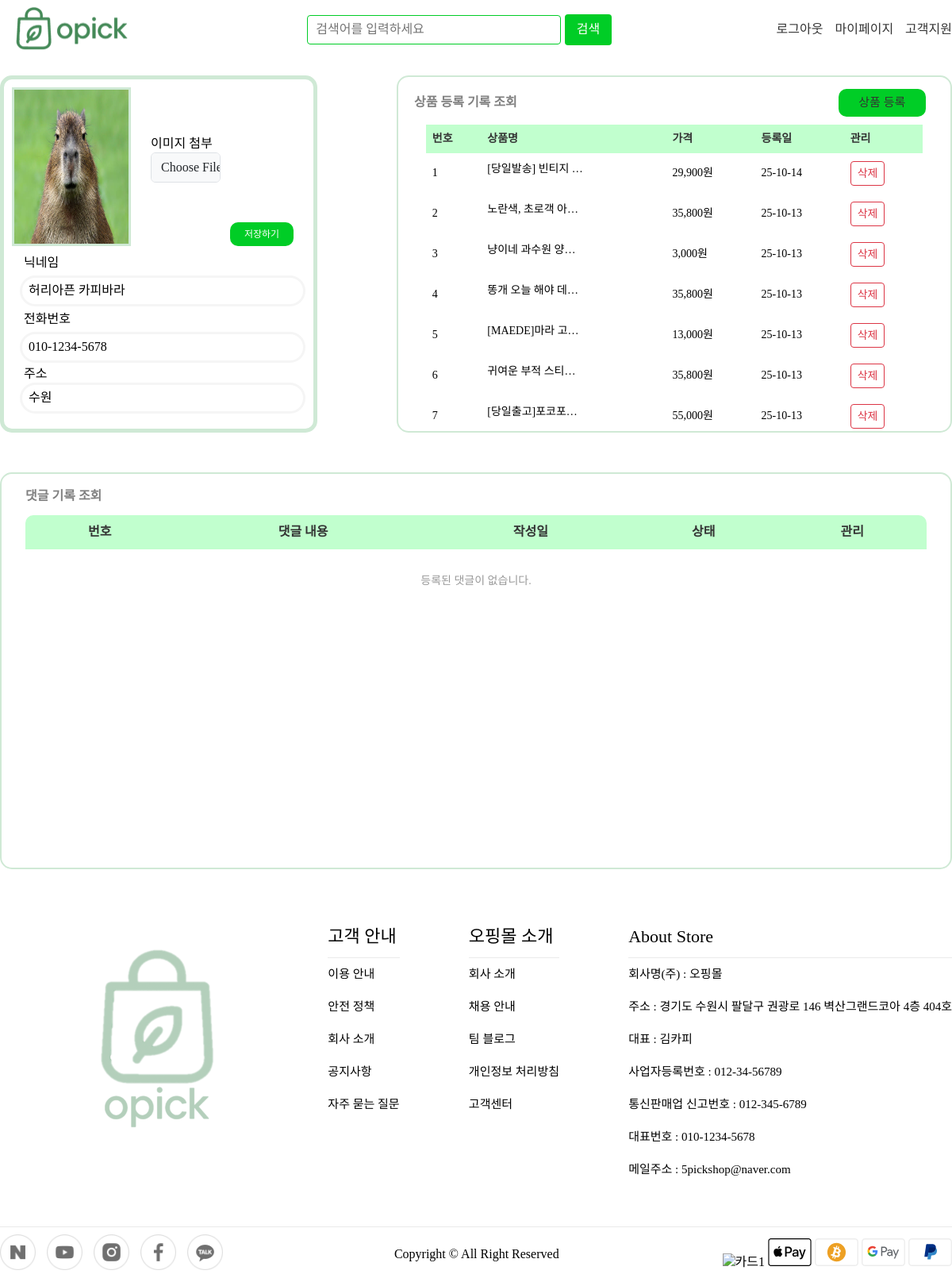
Screenshot of /member/mypage (signed in) with the database file from the repository.
### main/models.py (models this page shows)
class User(db.Model):
    id = db.Column(db.Integer, primary_key=True, autoincrement=True)  # db에 생성된 순서로 부여되는 id
    userid = db.Column(db.String(50), unique=True, nullable=False)  # user 가 회원 생성시 작성하는 로그인을 위한 id / 필수입력
    password = db.Column(db.String(200), nullable=False)  # 비밀번호  / 필수입력
    username = db.Column(db.String(50), nullable=False)  # 닉네임 / 필수입력
    email = db.Column(db.String(100), unique=True, nullable=False)  # 이메일 / 필수입력
    phone = db.Column(db.String(20), unique=True, nullable=False)  # 전화번호 / 필수입력
    address = db.Column(db.String(200), nullable=False)  # 주소 / 필수입력
    admin = db.Column(db.Boolean, nullable=False, default=False)  # 어드민 여부 / 필수 입력
    image = db.Column(db.String(200), nullable=True, default='user_img/default.jpg')

class Product(db.Model):
    id = db.Column(db.Integer, primary_key=True, autoincrement=True)  # db에 생성된 순서로 부여되는 id
    title = db.Column(db.String(200), nullable=False)  # 제목 / 필수입력
    content = db.Column(db.Text(), nullable=False)  # 글 내용 / 필수입력
    create_date = db.Column(db.DateTime, nullable=False)  # 작성일, 시각 / 자동생성
    modify_date = db.Column(db.DateTime, nullable=True)  # 글 수정시 수정시각 알려줌
    price = db.Column(db.Integer, nullable=False)  # 가격 / 필수입력
    discount = db.Column(db.Integer, nullable=True)  # 할인율저장 / 필수아님
    tags = db.Column(db.String(50), nullable=False, default='')
    user_id = db.Column(db.Integer, db.ForeignKey('user.id', ondelete='CASCADE'), nullable=False)  # 사용자 삭제시 작성글 삭제
    user = db.relationship('User', backref=db.backref('Product_set'))  # Product 에서 user(작성자)를 참조
    images = db.relationship('ProductImage', backref='product', cascade="all, delete-orphan")

### main/views/member_views.py (the view, shortened to what this page needs)
@bp.route('/mypage', methods=['GET', 'POST'])
def mypage():
    form = UserCreateForm()
    page = request.args.get('page', default=1, type=int)  # 페이지
    if g.user.admin:
        product_list = Product.query.order_by(Product.create_date.desc()) \
            .paginate(page=page, per_page=7)
    else:
        product_list = Product.query \
            .filter_by(user_id=g.user.id) \
            .order_by(Product.create_date.desc()) \
            .paginate(page=page, per_page=7)
    return render_template('member/mypage.html', user=g.user, form=form, page=page, product_list=product_list)

### main/forms.py
class UserCreateForm(FlaskForm):
    userid = StringField('유저아이디', validators=[DataRequired('아이디를 입력해주세요'), Length(min=3, max=25)])
    username = StringField('닉네임', validators=[DataRequired('닉네임을 입력해주세요'), Length(min=3, max=25)])
    password1 = PasswordField('비밀번호', validators=[DataRequired('비밀번호를 입력해주세요'),
                                                  EqualTo('password2', message='비밀번호가 일치하지 않습니다.')])
    password2 = PasswordField('비밀번호확인', validators=[DataRequired('비밀번호를 다시 입렵해수세요')])
    phone = StringField('전화번호', validators=[DataRequired('000-0000-0000')])
    email = EmailField('이메일', validators=[DataRequired('이메일을 입력해주세요'), Email()])
    address = StringField('주소', validators=[DataRequired('주소를 입력해주세요')])
    image = FileField('프로필사진', validators=[FileAllowed(['jpg', 'jpeg', 'png', 'gif'])])

### main/views/auth_views.py (called while the page is built)
@bp.before_app_request
def load_logged_in_user():
    user_id = session.get('user_id')
    if user_id is None:
        g.user = None
    else:
        g.user = User.query.get(int(user_id))

### main/templates/member/mypage.html (shortened to what this page needs)
{% extends 'base.html' %}
{% block mypage %}
    <link rel="stylesheet" href="{{ url_for('static', filename='mypage/mypage.css') }}">
{% endblock %}
{% block content %}
    <div class="mypage">
        <div class="top">
            <div class="my">
                <div class="mytop">
                    <img class="myimg" src="{{ url_for('static', filename=user.image) }}" alt="">
                    <div>
                        <form method="post" action="{{ url_for('member.mypage') }}" enctype="multipart/form-data">
                            <div class="img_url">
                                <label for="image">이미지 첨부</label>
                                <input type="file" name="image" id="image" class="form-control">
                                <button type="submit" class="image_submit">저장하기</button>
                            </div>
                        </form>
                    </div>
                </div>
                <div class="mymid">
                    <div class="name">닉네임</div>
                    <div class="name_db">{{ user.username }}</div>
                    <div class="phone">전화번호</div>
                    <div class="phone_db">{{ user.phone }}</div>
                </div>
                <div class="mybottom">
                    <div class="address">주소</div>
                    <div class="address_db"> {{ user.address }}</div>
                </div>
            </div>
            <div class="post">
                <div class="p-move">
                    <p class="p-title">상품 등록 기록 조회</p>
                    <div class="create"><a href="{{ url_for('member.create') }}">상품 등록</a></div>
                </div>
                <div class="table-wrap">
                    <table class="post-table">
                        <thead>
                        <tr class="post-title">
                            <th scope="col">번호</th>
                            <th scope="col">상품명</th>
                            <th scope="col">가격</th>
                            <th scope="col">등록일</th>
                            <th scope="col">관리</th>
                        </tr>
                        </thead>
                        <tbody id="productBody">
                        {% if product_list %}
                            {% for product in product_list.items %}
                                <tr>
                                    <td>{{ loop.index0 + 1 }}</td>
                                    <td>{{ product.title }}</td>
                                    <td>{{ "{:,}".format(product.price) }}원</td>
                                    <td>{{ product.create_date.strftime('%y-%m-%d') }}</td>
                                    <td> {% if g.user.admin or product.user_id == g.user.id %}
                                        <button class="btn btn-sm btn-outline-danger delete"
                                                data-uri="{{ url_for('items.delete_product', product_id=product.id) }}">
                                            삭제
                                        </button>
                                        {% endif %}
                                    </td>
                                </tr>
                            {% endfor %}
                        {% else %}
                            <tr>
                                <td colspan="4">등록한 상품이 없습니다.</td>
                            </tr>
                        {% endif %}
                        </tbody>
                    </table>
                </div>
            </div>
        </div>
        <div class="comment">
            <div class="c-move">
                <p>댓글 기록 조회</p>
            </div>
            <div class="comment-table-wrap">
                <table class="comment-table">
                    <thead>
                    <tr>
                        <th>번호</th>
                        <th>댓글 내용</th>
                        <th>작성일</th>
                        <th>상태</th>
                        <th>관리</th>
                    </tr>
                    </thead>
                    <tbody id="commentBody">
                    <tr>
                        <td colspan="5" style="color: #999; text-align: center;padding: 30px">
                            등록된 댓글이 없습니다.
                        </td>
                    </tr>
                    </tbody>
                </table>
            </div>
        </div>
    </div>
{% endblock %}

### main/static/sub_css/sub_common.css (style rules this page uses)
* { margin: 0; padding: 0; box-sizing: border-box; }
a { text-decoration: none; color: #333; }
body { font-family: 'Pretendard'; }

### main/static/mypage/mypage.css (style rules this page uses)
:root { -webkit-font-smoothing: antialiased; -moz-osx-font-smoothing: grayscale; }
*, *::before, *::after { box-sizing: border-box; }
html, body, div, span, applet, object, iframe, h1, h2, h3, h4, h5, h6, p, blockquote, pre, a, abbr, acronym, address, big, cite, code, del, dfn, em, img, ins, kbd, q, s, samp, small, strike, strong, sub, sup, tt, var, b, u, i, center, dl, dt, dd, ol, ul, li, fieldset, form, label, legend, table, caption, tbody, tfoot, thead, tr, th, td, article, aside, canvas, details, embed, figure, figcaption, footer, header, hgroup, menu, nav, output, ruby, section, summary, time, mark, audio, video { margin: 0; padding: 0; border: 0; vertical-align: baseline; background: transparent; font-size: 100%; font: inherit; }
html, body { height: 100%; line-height: 1.4; -webkit-text-size-adjust: 100%; -ms-text-size-adjust: 100%; color: inherit; font-family: inherit; }
button, input, select, textarea { font: inherit; color: inherit; background: none; border: none; padding: 0; margin: 0; appearance: none; -webkit-appearance: none; -moz-appearance: none; outline: none; }
button, [role="button"], a.button { cursor: pointer; }
table { border-collapse: collapse; border-spacing: 0; }
.mypage { width: 1200px; height: 1040px; margin: 0 auto; }
.top { width: 1200px; height: 500px; display: flex; padding-top: 20px; }
.my { width: 400px; height: 450px; padding: 10px; position: absolute; border: solid 5px #CFE9D5 ; border-radius: 15px; }
.mytop { display: flex; }
.myimg { width: 150px; height: 200px; border: solid #CFE9D5; }
.img_url { width: 220px; height: 80px; margin-left:25px; margin-top:60px; }
.img_url input { width: 88px; }
.image_submit { width: 80px;height: 30px; background-color: #00CD26; border-radius: 10px; margin: 50px 100px;font-size: 12px;color: #fff; }
.mymid { width: 380px ;height: 120px; margin-bottom:10px; padding: 10px; }
.name { margin-bottom:5px; margin-left: 5px; }
.name_db { border: solid #f5f5f5; padding:5px 8px ; border-radius: 20px; }
.phone { margin: 5px 0; margin-left: 5px; }
.phone_db { border: solid #f5f5f5;padding:5px 8px ; border-radius: 20px; }
.mybottom { width: 380px ;height: 60px; padding: 10px; }
.address { margin-top: 10px; margin-left: 5px; }
.address_db { border: solid #f5f5f5; padding:5px 8px ; border-radius: 20px; }
.post { width: 700px; height: 450px; margin-left:auto ; border: solid 2px #CFE9D5 ; border-radius: 15px;overflow: hidden; }
.p-move { display: flex;align-items: center;padding-left: 20px;gap: 5px;justify-content: start; }
.p-title { position: relative;justify-content: start;top: 7px;font-weight: bold;color: gray; }
.create { width: 110px; height: 35px;margin-top: 15px;margin-left: 400px; background-color: #00CD26; border-radius: 10px; line-height: 35px ; text-align: center;color: #fff;font-size: 15px; }
.table-wrap { flex: 1;overflow-y: auto;border-radius: 5px; }
.post-table { width: 90%;border-collapse: collapse;background-color: #fff; margin:10px auto; }
.post-table thead { background-color: #c1ffce }
.post-table th, td { padding: 8px;vertical-align: middle;border: none;font-size: 14px; }
.post-table th { font-weight: 700;color: #333; }
.post-table td:nth-child(2) { display: inline-block;width: 20ch;white-space: nowrap;overflow: hidden;text-overflow: ellipsis; }
.comment { width: 1200px; height: 500px; margin-top: 20px; border-radius: 15px;border: solid 2px #CFE9D5 ; }
.c-move { display: flex;align-items: center;padding-left: 20px;justify-content: start; }
.c-move p { position: relative;justify-content: start;top: 7px;font-weight: bold;color: gray;margin: 10px; }
.comment-table-wrap { width: 95%;height: 400px;margin: 10px auto;overflow-y: auto;border-radius: 10px; }
.comment-table { width: 100%;border-collapse: collapse;text-align: center;background-color: #fff; }
.comment-table thead tr { background-color: #c1ffce;color: #333;font-weight: 600; }
.comment-table th,td { border: none;padding: 10px 8px;vertical-align: middle; }

### rows the page displays
User: image (picture), username "허리아픈 카피바라", phone "010-1234-5678", address "수원"
Product: title "[당일발송] 빈티지…", price "29,900", create_date "25-10-14"
Product: title "노란색, 초로객 아…", price "35,800", create_date "25-10-13"
Product: title "냥이네 과수원 양…", price "3,000", create_date "25-10-13"
Product: title "똥개 오늘 해야 데…", price "35,800", create_date "25-10-13"
Product: title "[MAEDE]마라 고…", price "13,000", create_date "25-10-13"
Product: title "귀여운 부적 스티…", price "35,800", create_date "25-10-13"
Product: title "[당일출고]포코포…", price "55,000", create_date "25-10-13"
